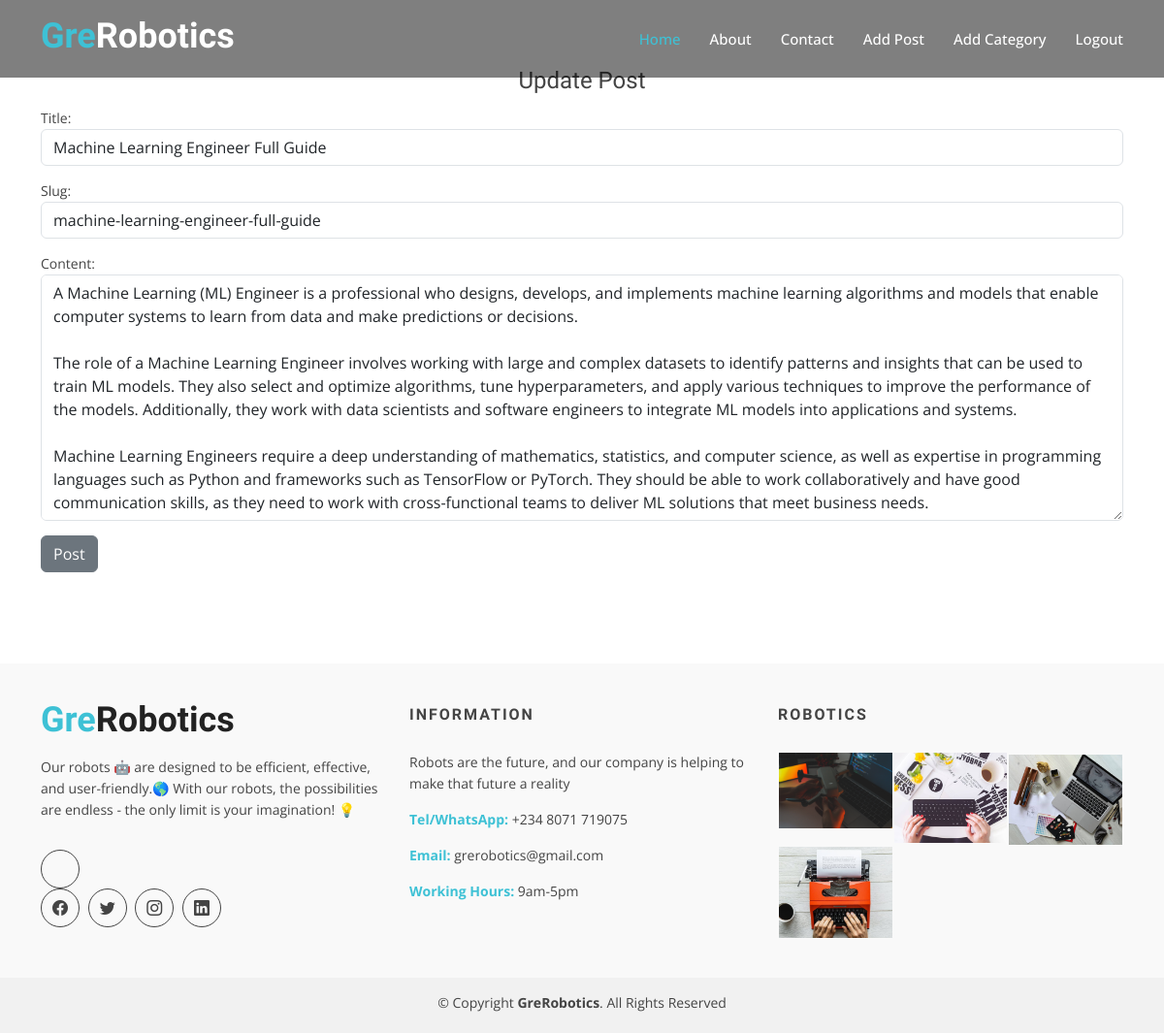
The page /article/edit/5/ (signed in) on the database as committed earlier.
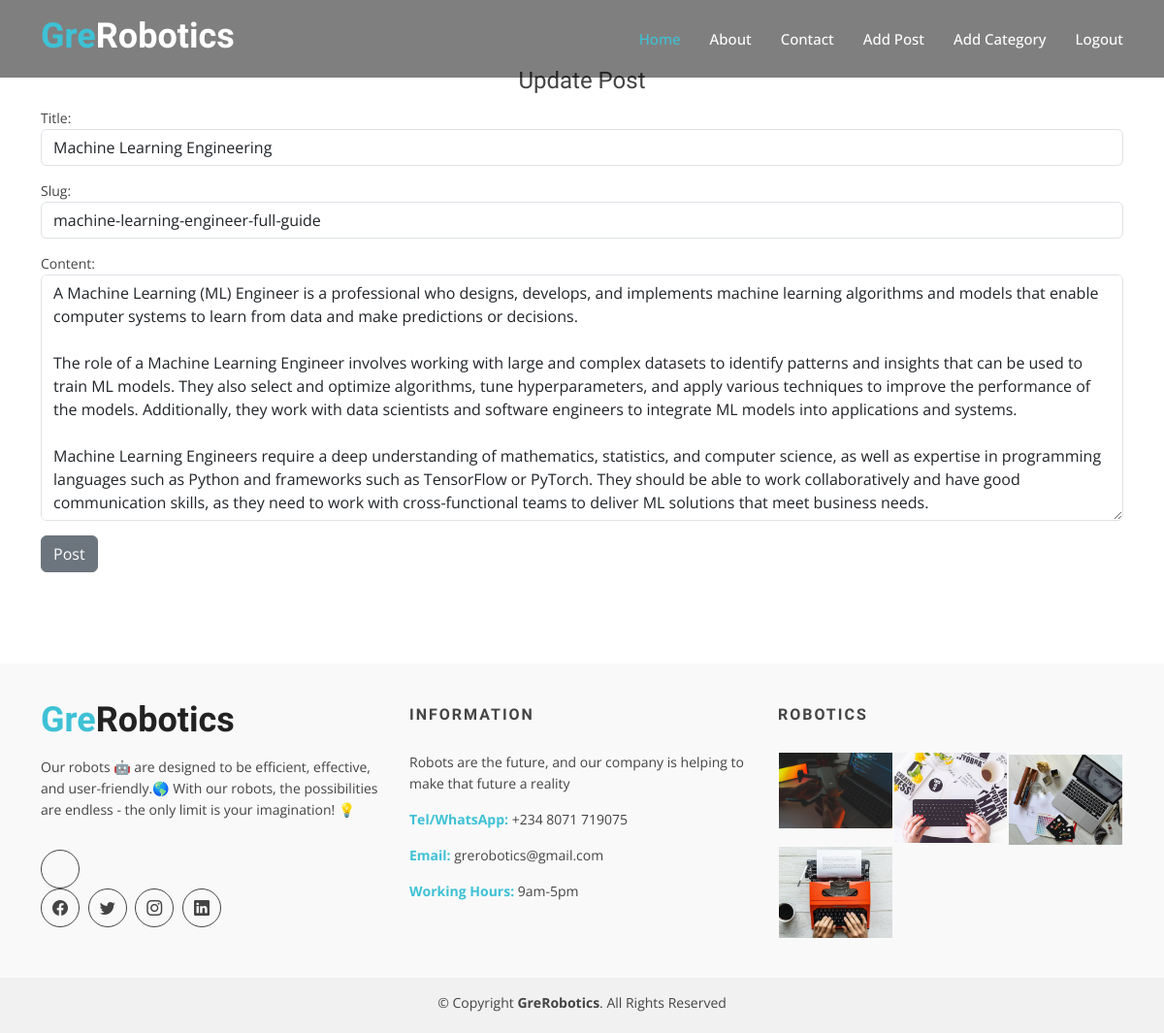
The same page on the database as committed later.
### robotics/models.py (models this page shows, shortened)
class GreRoboticsModel (models.Model):
    title = models.CharField (max_length=500)
    content = models.TextField ()
    slug = models.SlugField (max_length=200)
    img = models.ImageField ( upload_to= 'image/')
    publish_date = models.DateTimeField (auto_now_add= True)
    author = models.ForeignKey(User, on_delete=models.CASCADE)
    category = models.CharField (max_length=255, default='coding')
    class Meta:
        ordering =['-publish_date']

### robotics/views.py (the view)
# urls.py: path('article/edit/<int:pk>/', UpdatePostView.as_view(), name='update_post'),
class UpdatePostView (UpdateView):
    model = GreRoboticsModel
    form_class = EditGreRoboticsForms
    template_name = 'robotics/update_post.html'

### robotics/forms.py
class EditGreRoboticsForms (forms.ModelForm):
    class Meta :
        model = GreRoboticsModel
        fields = ('title', 'slug','content',)
        widgets = {
            'title' : forms.TextInput (attrs={'class':'form-control', 'placeholder':'Your Title Message'}),
            'slug' : forms.TextInput (attrs={'class':'form-control', 'placeholder':'Your Slug Tile'}),
            'content' : forms.Textarea (attrs={'class':'form-control','placeholder':'Your Message Content '}),
        }

### templates/robotics/update_post.html (shortened to what this page needs)
{% extends 'base.html' %}
{% load static %}
{% block content %}
{% if user.is_authenticated %}
<main id="main">
  <div id="blog" class="blog-area">
   <div class="blog-inner area-padding">
     <div class="container ">
       <div class="row">
         <div class="col-md-12 col-sm-12 col-xs-12">
           <div class="section-headline text-center">
             <h4>Update Post</h4>
           </div>
         </div>
       </div>
       <div class="form-group">
          <form method= "POST">
            {{ form.as_p }}
            <button class="btn btn-secondary"> Post </button>
        </div>
      </div>
    </div>
  </div>
{% endif %}
{% endblock %}

Rows that differ between the two databases and show on the page:
changed GreRoboticsModel "machine-learning-engineer-full-guide": title "Machine Learning Engineer Full Guide" → "Machine Learning Engineering"
